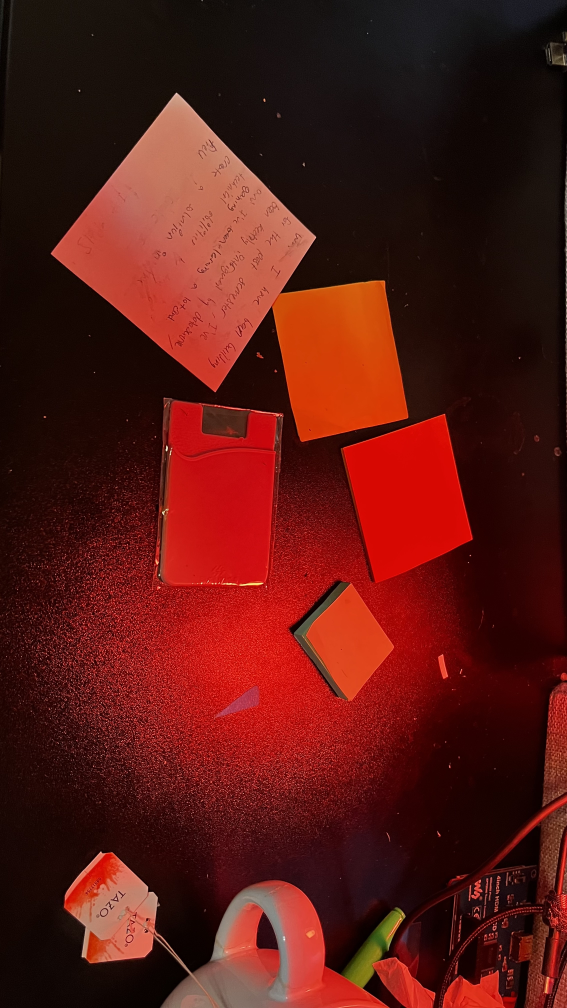
#> input picture tutorials/render1.jpg, 2268 x 4032 px, found by its file name (shown at 1/4 size)
$ jupyter execute --allow-errors tutorial.ipynb
#> lines starting #> are read from the running program, lines starting #| are printed output that depends on the picture
# 🛠️ Kernel & Imports Setup

Run this section **once** at the start of every session — it selects the
right Python interpreter, makes the local `pi_basics` package importable,
and verifies the OpenCV / NumPy stack is installed.

## 1. Select the Jupyter kernel

In VS Code, click the kernel picker in the top-right of this notebook
and choose the project's interpreter:

- **Conda users:** `pi-basics` (created via `conda env create -f environment.yml`)
- **Venv users:** `.venv` at the project root
- **Raspberry Pi:** the venv created with `python3 -m venv .venv`

If the kernel does not appear, install `ipykernel` into the environment
and register it:

```bash
pip install ipykernel
python -m ipykernel install --user --name pi-basics --display-name "Python (pi-basics)"
```

## 2. Install dependencies (first run only)

From a terminal at the project root:

```bash
pip install -r requirements.txt
```

To enable the optional ML stack (PyTorch / TensorFlow), uncomment the
marked block at the bottom of `requirements.txt` before installing.

## 3. Run the setup cell below

The cell does three things:

1. Walks up from the current working directory until it finds
   `src/pi_basics`, treating that as the project root.
2. Inserts `<project_root>/src` into `sys.path` so
   `from pi_basics import ...` works without installing the package.
3. Calls `configure_python_runtime(...)`, which prints the Python
   version, platform, missing packages, and Raspberry Pi-specific
   install hints when applicable.

The result is stored in the variable `setup` for later inspection.

[cell 1]
from pathlib import Path
import sys

cwd = Path.cwd().resolve()
project_root = next(
    (
        candidate
        for candidate in [cwd, *cwd.parents]
        if (candidate / "src" / "pi_basics").exists()
    ),
    cwd,
)
src_dir = project_root / "src"
if src_dir.exists() and str(src_dir) not in sys.path:
    sys.path.insert(0, str(src_dir))

from pi_basics import configure_python_runtime

#> (the rest of this cell did not finish here and is left out)

## 4. Standard imports for the tutorials

The cell below imports the libraries used throughout this notebook.
Re-run it after restarting the kernel.

[cell 2]
# Core scientific / vision stack
import cv2
import numpy as np
from pathlib import Path

# Notebook display helpers
import ipywidgets.widgets as widgets
from IPython.display import display

def bgr8_to_jpeg(value, quality=75):
    """Encode a BGR ndarray as JPEG bytes for ipywidgets.Image."""
    return bytes(cv2.imencode('.jpg', value)[1])

print(f"cv2     {cv2.__version__}")
print(f"numpy   {np.__version__}")
print("Imports ready.")

# 📚 PDF Learning Checklist

Work through the PDFs in order. Tick each box (replace `[ ]` with `[x]`) as you finish — VS Code renders these as checkboxes in the markdown preview.

## 🟢 Foundations — Image Input
*Folder: `image-manipulation/image-input/`*

The four PDFs in this folder cover the absolute basics of working with
images in OpenCV: what OpenCV is, how to read images from disk, how to
display them in a notebook, how to write them back out, and how image
quality / compression behaves. Each subsection below summarizes one PDF
and provides a runnable code demo.

> The demo cells assume an image named `render1.jpg` and `render2.jpg` exists in the
> current working directory. Replace the path with any local image to
> follow along.

### 1. Introduction to Open Source CV
📄 [1.Introduction to Open Source CV.pdf](image-manipulation/image-input/1.Introduction%20to%20Open%20Source%20CV.pdf)

OpenCV (Open Source Computer Vision Library) is a cross-platform library
for real-time computer vision. The Python bindings are exposed via the
`cv2` module. Quick sanity check — print the installed version and a
handful of useful constants:

[cell 3]
"""
Comprehensive sanity check for OpenCV.

Demonstrates every flag enum / capability discovery API a beginner
typically needs to confirm an OpenCV install is healthy.
"""
import cv2

# 1. Version + build info ----------------------------------------------------
print(f"OpenCV version : {cv2.__version__}")
build = cv2.getBuildInformation()
print("Build info (first 8 lines):")
print("\n".join(build.splitlines()[:8]))

# 2. Threading / hardware ----------------------------------------------------
print(f"\nThreads        : {cv2.getNumThreads()}")
print(f"CPUs           : {cv2.getNumberOfCPUs()}")
print(f"Optimized      : {cv2.useOptimized()}")
try:
    print(f"OpenCL avail.  : {cv2.ocl.haveOpenCL()}")
except AttributeError:
    print("OpenCL avail.  : (cv2.ocl not available)")

# 3. Every cv2.IMREAD_* flag (used by cv2.imread) ----------------------------
print("\nAll cv2.IMREAD_* flags:")
for name in sorted(n for n in dir(cv2) if n.startswith("IMREAD_")):
    print(f"  {name:<35} = {getattr(cv2, name)}")

# 4. Every cv2.IMWRITE_* flag (used by cv2.imwrite params) -------------------
print("\nAll cv2.IMWRITE_* flags:")
for name in sorted(n for n in dir(cv2) if n.startswith("IMWRITE_")):
    print(f"  {name:<45} = {getattr(cv2, name)}")

# 5. Every cv2.COLOR_* conversion code (used by cv2.cvtColor) ---------------
color_codes = sorted(n for n in dir(cv2) if n.startswith("COLOR_"))
print(f"\nTotal cv2.COLOR_* conversion codes: {len(color_codes)}")
print("First 10:", color_codes[:10])

### 2. Image reading and display
📄 [2.Image reading and display.pdf](image-manipulation/image-input/2.Image%20reading%20and%20display.pdf)

OpenCV exposes several APIs for getting pixels into and out of memory and
onto the screen. The demo cell below exercises all of them and resolves
`render1.jpg` / `render2.jpg` from the `tutorials` folder automatically,
so the preview still works even if your current working directory is the
project root.

#### `cv2.imread(path, flag)` — load from disk

| Flag | Value | Meaning |
|------|-------|---------|
| `cv2.IMREAD_UNCHANGED` | `-1` | Keep original format (incl. alpha) |
| `cv2.IMREAD_GRAYSCALE` | `0`  | Force single-channel grayscale |
| `cv2.IMREAD_COLOR` | `1` | Force 3-channel BGR (default) |
| `cv2.IMREAD_ANYDEPTH` | `2` | Preserve 16/32-bit depth |
| `cv2.IMREAD_ANYCOLOR` | `4` | Any colour format as-is |
| `cv2.IMREAD_LOAD_GDAL` | `8` | Use GDAL driver (if built) |
| `cv2.IMREAD_REDUCED_GRAYSCALE_2` / `_4` / `_8` | `16` / `32` / `64` | Grayscale, 1/2 / 1/4 / 1/8 size |
| `cv2.IMREAD_REDUCED_COLOR_2` / `_4` / `_8` | `17` / `33` / `65` | Colour, 1/2 / 1/4 / 1/8 size |
| `cv2.IMREAD_IGNORE_ORIENTATION` | `128` | Ignore EXIF rotation |

#### Related read APIs

| Function | Purpose |
|----------|---------|
| `cv2.imreadmulti(path, flags)` | Read multi-page TIFF / animated GIF into a list of frames |
| `cv2.imdecode(buf, flag)` | Decode an image from an in-memory `np.uint8` byte buffer |
| `cv2.haveImageReader(path)` / `cv2.haveImageWriter(path)` | Probe whether the build can read/write a given file |

#### Display options

| Function | Notes |
|----------|-------|
| `cv2.imshow(name, img)` | Open a desktop window — only works in a `.py` script, not Jupyter |
| `cv2.namedWindow(name, flags)` | Create a window with `WINDOW_AUTOSIZE`, `WINDOW_NORMAL`, `WINDOW_KEEPRATIO`, `WINDOW_GUI_NORMAL`, `WINDOW_GUI_EXPANDED` |
| `cv2.setWindowProperty(name, prop, value)` | Tweak via `WND_PROP_FULLSCREEN`, `WND_PROP_AUTOSIZE`, `WND_PROP_ASPECT_RATIO`, ... |
| `cv2.waitKey(ms)` / `cv2.waitKeyEx(ms)` / `cv2.pollKey()` | Block / extended-key / non-blocking key polling |
| `cv2.destroyWindow(name)` / `cv2.destroyAllWindows()` | Tear down windows |

Inside Jupyter the demo uses `cv2.imencode` together with standard
`IPython.display.Image`, which is more reliable than widget-based image
preview for this notebook.

[cell 4]
"""
Demonstrate every flag/option of the cv2 image-reading and display APIs.

Covers:
  * cv2.imread - every IMREAD_* flag (enumerated dynamically)
  * cv2.imreadmulti - multi-page / animated readers
  * cv2.imdecode - decode from a bytes buffer / np.ndarray
  * cv2.haveImageReader - format support probe
  * cv2.imshow + cv2.namedWindow - every WINDOW_* + WND_PROP_* flag
  * cv2.waitKey / cv2.waitKeyEx / cv2.pollKey
  * cv2.destroyWindow / cv2.destroyAllWindows
  * notebook-friendly display via IPython.display.Image
"""
import cv2
import numpy as np
from pathlib import Path
from IPython.display import Image as NotebookImage, display

IMAGE_NAMES = ("render1.jpg", "render2.jpg")
PREVIEW_WIDTH = 220


def resolve_image_path(image_name: str) -> Path:
    """Resolve tutorial image paths whether cwd is the repo root or tutorials/."""
    base_dir = Path.cwd()
    root_dir = globals().get("project_root", base_dir)
    candidates = (
        base_dir / image_name,
        base_dir / "tutorials" / image_name,
        Path(root_dir) / "tutorials" / image_name,
    )
    for candidate in candidates:
        if candidate.exists():
            return candidate
    return candidates[0]


# ---------------------------------------------------------------------------
# 1. Enumerate every cv2.IMREAD_* flag dynamically (no missing constants).
# ---------------------------------------------------------------------------
IMREAD_FLAGS = sorted(
    ((name, getattr(cv2, name)) for name in dir(cv2) if name.startswith("IMREAD_")),
    key=lambda item: (item[1], item[0]),
)
print("All cv2.IMREAD_* flags:")
for name, value in IMREAD_FLAGS:
    print(f"  {name:<35} = {value}")

# ---------------------------------------------------------------------------
# 2. Enumerate every cv2.WINDOW_* / WND_PROP_* flag for cv2.namedWindow /
#    cv2.setWindowProperty (these are the display-side options).
# ---------------------------------------------------------------------------
WINDOW_FLAGS = sorted(
    (name, getattr(cv2, name)) for name in dir(cv2)
    if name.startswith(("WINDOW_", "WND_PROP_"))
)
print("\nAll cv2.WINDOW_* / WND_PROP_* flags:")
for name, value in WINDOW_FLAGS:
    print(f"  {name:<35} = {value}")


# ---------------------------------------------------------------------------
# 3. Helper: encode an ndarray as JPEG bytes for notebook display.
# ---------------------------------------------------------------------------
def ndarray_to_jpeg_bytes(value, quality=75):
    """Encode an ndarray as JPEG bytes for IPython.display.Image."""
    ok, encoded = cv2.imencode(
        ".jpg",
        value,
        [cv2.IMWRITE_JPEG_QUALITY, quality],
    )
    if not ok:
        raise RuntimeError("cv2.imencode failed while creating preview bytes")
    return encoded.tobytes()


# ---------------------------------------------------------------------------
# 4. Per-image: read with every IMREAD_* flag, display, and exercise the
#    multi-image / decode-from-buffer / format-probe APIs.
# ---------------------------------------------------------------------------
for image_name in IMAGE_NAMES:
    image_path = resolve_image_path(image_name)
    print(f"\n=== {image_path.name} ===")
    print(f"resolved path     : {image_path}")

    # Format-support probe (returns False for unsupported / missing files).
    print(f"haveImageReader   : {cv2.haveImageReader(str(image_path))}")
    if hasattr(cv2, "haveImageWriter"):
        print(f"haveImageWriter   : {cv2.haveImageWriter(str(image_path))}")

    probe = cv2.imread(str(image_path), cv2.IMREAD_COLOR)
#> probe is the input picture: shape (4032, 2268, 3); mean B, G, R 18.7, 24.7, 88
    if probe is None:
        print(f"Could not read {str(image_path)!r} - skipping demo.")
        continue

    # 4a. Apply every imread flag and report shape / dtype.
    print(f"\n{'flag':<35} {'value':>5}  shape              dtype")
    print("-" * 70)
    for name, value in IMREAD_FLAGS:
        img = cv2.imread(str(image_path), value)
        shape = img.shape if img is not None else "(load failed)"
#> shape = (4032, 2268, 3)
        dtype = img.dtype if img is not None else "-"
        print(f"{name:<35} {value:>5}  {str(shape):<18} {dtype}")

    # 4b. cv2.imreadmulti - multi-page formats (TIFF/GIF). Falls back to a
    #     single-frame list for ordinary JPEG/PNG.
    ok, frames = cv2.imreadmulti(str(image_path), flags=cv2.IMREAD_UNCHANGED)
#> ok = False; frames = ()
    print(f"\nimreadmulti       : ok={ok}, frames={len(frames) if ok else 0}")

    # 4c. cv2.imdecode - decode the file from a raw byte buffer.
    buf = np.frombuffer(image_path.read_bytes(), dtype=np.uint8)
    decoded = cv2.imdecode(buf, cv2.IMREAD_COLOR)
    print(f"imdecode shape    : {None if decoded is None else decoded.shape}")

    # 4d. Notebook-friendly display via standard IPython image output.
    display(NotebookImage(data=ndarray_to_jpeg_bytes(probe), width=PREVIEW_WIDTH))

[cell 5]
# ---------------------------------------------------------------------------
# 5. Desktop window display - reference of every cv2 windowing call.
#    These only work in a regular .py script (not inside Jupyter).
# ---------------------------------------------------------------------------
WINDOW_FLAG_COMBOS = [
    cv2.WINDOW_AUTOSIZE,                       # default; not resizable
    cv2.WINDOW_NORMAL,                         # user-resizable
    cv2.WINDOW_NORMAL | cv2.WINDOW_KEEPRATIO,  # preserve aspect ratio
    cv2.WINDOW_GUI_NORMAL,                     # plain Qt window (no toolbar)
    cv2.WINDOW_GUI_EXPANDED,                   # full Qt window with toolbar
]
for flags in WINDOW_FLAG_COMBOS:
    cv2.namedWindow("frame", flags)
    cv2.setWindowProperty("frame", cv2.WND_PROP_FULLSCREEN, cv2.WINDOW_NORMAL)
    cv2.imshow("frame", probe)
    key = cv2.waitKey(2000)        # 0 = wait forever; >0 = milliseconds
    # cv2.waitKeyEx(0)          # like waitKey but returns extended codes
    # cv2.pollKey()             # non-blocking variant (returns -1 if none)
    cv2.destroyWindow("frame")
#> this loop made 5 passes; (key Esc is pressed on pass 1)
#> `JOBS = [ ("jpeg_q95.jpg",      [cv2.IMWRITE_JPEG_QUALITY, 95]), ("jpeg..`: JOBS = [('jpeg_q95.jpg', [1, 95]), ('jpeg_q30.jpg', [1, 30]), ('jpeg_progressive.jpg', [1, 90, 2, 1, 3, 1]), ('png_c0.png', [16, 0]), ('png_c9.png', [16, 9, 17, 0]), ('webp_q80.webp', [64, 80]), ('tiff.tiff', [259, 1]), ('pxm_binary.ppm', [32, 1]), ('bmp.bmp', [])]
#> `INTERPOLATIONS = [ ("INTER_NEAREST",      cv2.INTER_NEAREST), ("INTER_..`: INTERPOLATIONS = [('INTER_NEAREST', 0), ('INTER_LINEAR', 1), ('INTER_AREA', 3), ('INTER_CUBIC', 2), ('INTER_LANCZOS4', 4), ('INTER_LINEAR_EXACT', 5), ('INTER_NEAREST_EXACT', 6)]
#> the loop `for name, flag in INTERPOLATIONS:` made 7 passes
#> pass 1, `small = cv2.resize(img, (w // 4, h // 4), interpolation=flag)`:
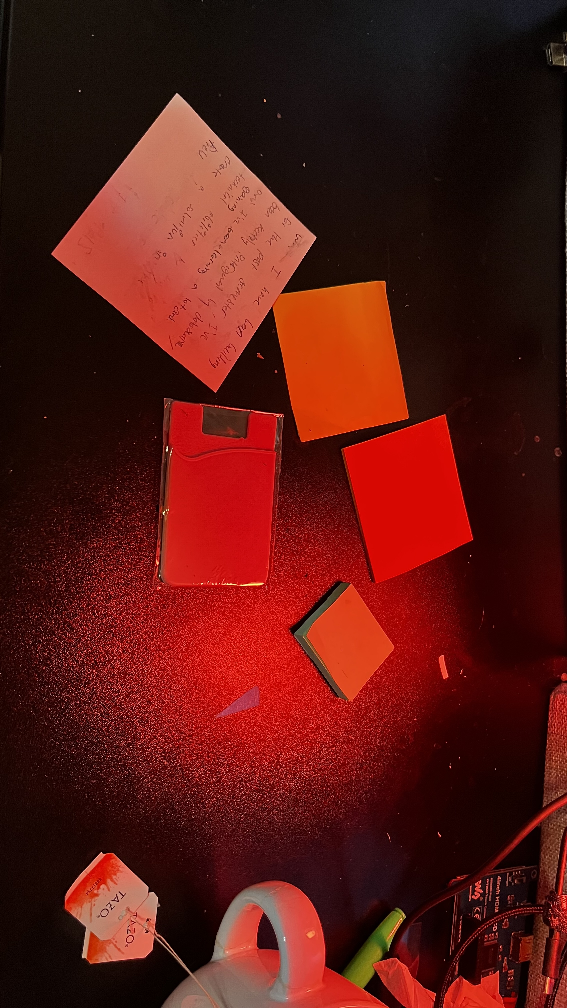
#> small: shape (1008, 567, 3); mean B, G, R 18.4, 24.3, 87.5
cv2.destroyAllWindows()

### 3. Picture writing
📄 [3.Picture writing.pdf](image-manipulation/image-input/3.Picture%20writing.pdf)

`cv2.imwrite(path, img)` saves an array back to disk. The output format
is inferred from the file extension (`.jpg`, `.png`, `.bmp`, ...). For
JPEG you can pass `cv2.IMWRITE_JPEG_QUALITY` (0–100); for PNG you can
pass `cv2.IMWRITE_PNG_COMPRESSION` (0–9).

[cell 6]
"""
Exercise every cv2.imwrite parameter that the build supports.

cv2.imwrite(path, img, params=None) -> bool
    `params` is a flat list [flag, value, flag, value, ...] picked from
    the cv2.IMWRITE_* enum. Format is inferred from the file extension.
"""
import cv2
from pathlib import Path

IMAGE_PATHS = ("render1.jpg", "render2.jpg")
out_dir = Path("_demo_out")
out_dir.mkdir(exist_ok=True)

#> (the rest of this cell did not finish here and is left out)

### 4. Image Quality
📄 [4.Image Quality.pdf](image-manipulation/image-input/4.Image%20Quality.pdf)

Image quality is a trade-off between **resolution** (pixel count),
**bit-depth**, and **compression**. Re-encoding the same picture at
different JPEG qualities makes the trade-off visible — file size shrinks
quickly while perceptual quality degrades more slowly.

[cell 7]
"""
Visualise every dimension of "image quality":

  * spatial resolution     -> cv2.resize() with each interpolation mode
  * bit depth               -> astype to uint8 / uint16 / float32
  * lossy compression       -> JPEG quality sweep + WebP
  * colour subsampling      -> JPEG chroma quality (when available)
"""
import cv2
import numpy as np
from pathlib import Path

IMAGE_PATHS = ("render1.jpg", "render2.jpg")
out_dir = Path("_demo_out")
out_dir.mkdir(exist_ok=True)

#> (the rest of this cell did not finish here and is left out)
